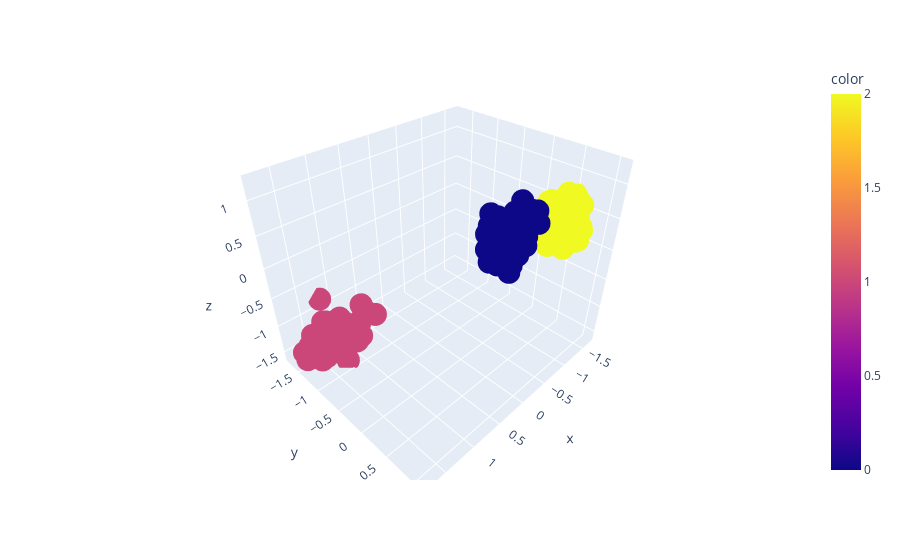

Write notebook code for a chart like this one.
### Markdown cell above
# Visualizing Predicted Clusters

### Code cell
px.scatter_3d(x=X_test[:, 0], y=X_test[:, 1], z=X_test[:, 2], color=y_pred)

### Figure 1 — Plotly figure (JSON) as saved in the notebook; plotly's stock layout.template omitted (floating-point values rounded to 4 significant figures; data arrays with more than 128 entries replaced by an {"elided": "..."} marker saying what was removed)
{"data": [{"hovertemplate": "x=%{x}<br>y=%{y}<br>z=%{z}<br>color=%{marker.color}<extra></extra>", "legendgroup": "", "marker": {"color": {"elided": "200 int values"}, "coloraxis": "coloraxis", "symbol": "circle"}, "mode": "markers", "name": "", "scene": "scene", "showlegend": false, "type": "scatter3d", "x": {"elided": "200 float values"}, "y": {"elided": "200 float values"}, "z": {"elided": "200 float values"}}], "layout": {"coloraxis": {"colorbar": {"title": {"text": "color"}}, "colorscale": [[0, "#0d0887"], [0.1111, "#46039f"], [0.2222, "#7201a8"], [0.3333, "#9c179e"], [0.4444, "#bd3786"], [0.5556, "#d8576b"], [0.6667, "#ed7953"], [0.7778, "#fb9f3a"], [0.8889, "#fdca26"], [1, "#f0f921"]]}, "legend": {"tracegroupgap": 0}, "margin": {"t": 60}, "scene": {"domain": {"x": [0, 1], "y": [0, 1]}, "xaxis": {"title": {"text": "x"}}, "yaxis": {"title": {"text": "y"}}, "zaxis": {"title": {"text": "z"}}}}}
